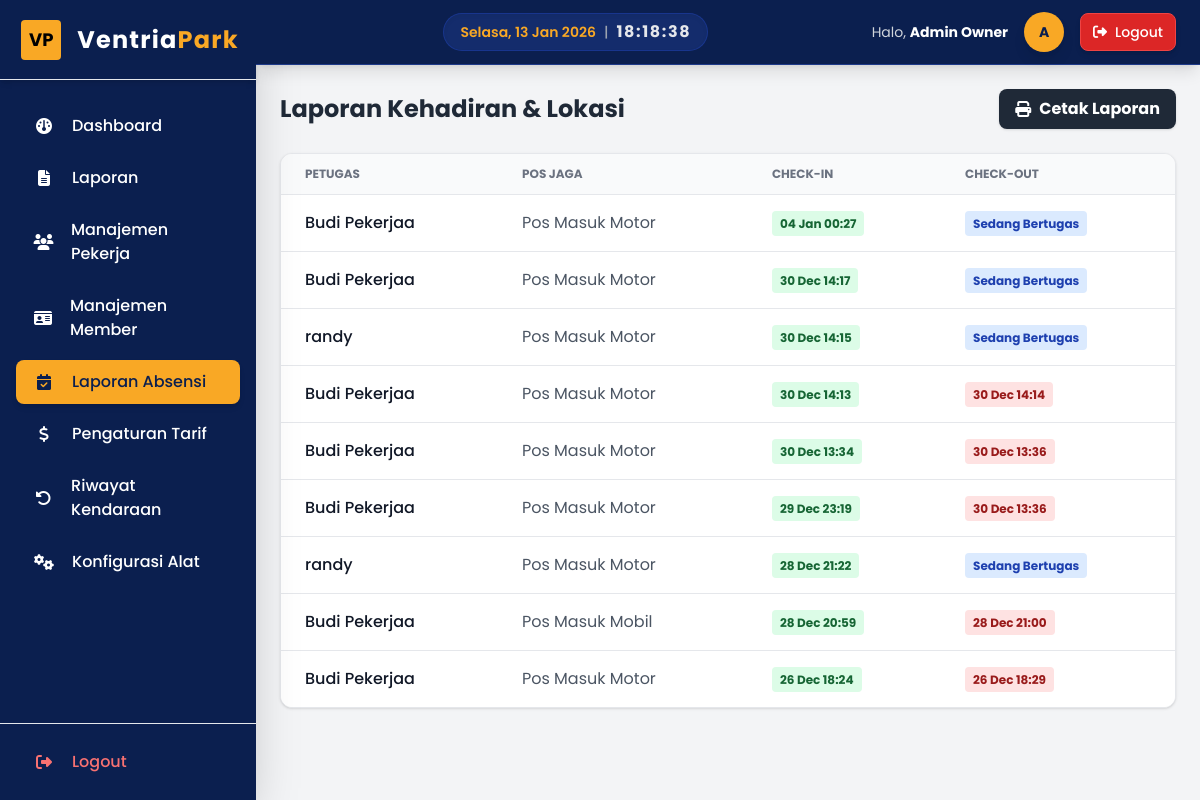
The page /pages/owner/laporan_absensi.php (signed in) on the database its author committed.
### tables this page shows
CREATE TABLE `absensi` (
  `id` int(11) NOT NULL,
  `user_id` int(11) NOT NULL,
  `pos_id` int(11) NOT NULL,
  `waktu_masuk` datetime DEFAULT current_timestamp(),
  `waktu_keluar` datetime DEFAULT NULL,
  `koordinat_masuk` varchar(100) DEFAULT NULL,
  `koordinat_keluar` varchar(100) DEFAULT NULL,
  `status` enum('hadir','pulang') DEFAULT 'hadir'
);

CREATE TABLE `users` (
  `id` int(11) NOT NULL,
  `nama` varchar(100) NOT NULL,
  `np` varchar(50) NOT NULL,
  `password` varchar(255) NOT NULL,
  `role` enum('owner','pekerja') NOT NULL,
  `created_at` datetime DEFAULT current_timestamp(),
  `updated_at` datetime DEFAULT current_timestamp() ON UPDATE current_timestamp(),
  `assigned_pos_id` int(11) DEFAULT NULL
);

CREATE TABLE `pengaturan_sistem` (
  `id` int(11) NOT NULL,
  `nama_pos` varchar(100) DEFAULT 'Pos Utama',
  `nama_instansi` varchar(100) DEFAULT 'RSIA ANANDA MAKASSAR',
  `alamat_instansi` varchar(255) DEFAULT 'Jl. Andi Djemma No.57',
  `footer_struk` varchar(100) DEFAULT 'Terima Kasih',
  `ip_kamera_masuk` varchar(50) DEFAULT '192.168.1.101',
  `ip_kamera_keluar` varchar(50) DEFAULT '192.168.1.102',
  `ip_palang_masuk` varchar(50) DEFAULT '192.168.1.105/open',
  `ip_palang_keluar` varchar(50) DEFAULT '192.168.1.106/open',
  `ip_printer` varchar(50) DEFAULT '192.168.1.200/print',
  `tipe_pos` enum('mobil','motor') DEFAULT 'mobil',
  `latitude` varchar(50) DEFAULT '-6.200000',
  `longitude` varchar(50) DEFAULT '106.816666'
);

### pages/owner/laporan_absensi.php (the view, shortened to what this page needs)
<?php
require_once '../../core/init.php';
$query = "SELECT a.*, u.nama, p.nama_pos
          FROM absensi a
          JOIN users u ON a.user_id = u.id
          JOIN pengaturan_sistem p ON a.pos_id = p.id
          ORDER BY a.waktu_masuk DESC";
$result = $db->query($query);
?>
<?php require_once '../../templates/header_app.php'; ?>
<?php require_once '../../templates/sidebar.php'; ?>
<div class="flex-1 flex flex-col overflow-hidden">
    <?php require_once '../../templates/navbar_app.php'; ?>
    <main class="flex-1 overflow-x-hidden overflow-y-auto bg-gray-100 p-6">
        <div class="container mx-auto max-w-6xl">
            <div class="flex justify-between items-center mb-6">
                <h2 class="text-2xl font-bold text-gray-800">Laporan Kehadiran & Lokasi</h2>
                <a href="cetak_laporan_absensi.php" target="_blank"
                    class="bg-gray-800 hover:bg-gray-900 text-white font-bold py-2 px-4 rounded-lg flex items-center shadow transition hover:-translate-y-0.5">
                    <i class="fas fa-print mr-2"></i> Cetak Laporan
                </a>
            </div>
            <div class="bg-white rounded-xl shadow border border-gray-200 overflow-hidden">
                <table class="min-w-full divide-y divide-gray-200">
                    <thead class="bg-gray-50">
                        <tr>
                            <th class="px-6 py-3 text-left text-xs font-bold text-gray-500 uppercase">Petugas</th>
                            <th class="px-6 py-3 text-left text-xs font-bold text-gray-500 uppercase">Pos Jaga</th>
                            <th class="px-6 py-3 text-left text-xs font-bold text-gray-500 uppercase">Check-In</th>
                            <th class="px-6 py-3 text-left text-xs font-bold text-gray-500 uppercase">Check-Out</th>
                        </tr>
                    </thead>
                    <tbody class="bg-white divide-y divide-gray-200">
                        <?php if ($result && $result->num_rows > 0): ?>
                            <?php while ($row = $result->fetch_assoc()): ?>
                                <tr class="hover:bg-gray-50 transition">
                                    <td class="px-6 py-4 font-medium text-gray-900">
                                        <?php echo htmlspecialchars($row['nama']); ?>
                                    </td>
                                    <td class="px-6 py-4 text-gray-600">
                                        <?php echo htmlspecialchars($row['nama_pos']); ?>
                                    </td>
                                    <td class="px-6 py-4">
                                        <span class="bg-green-100 text-green-800 px-2 py-1 rounded text-xs font-bold">
                                            <?php echo date('d M H:i', strtotime($row['waktu_masuk'])); ?>
                                        </span>
                                    </td>
                                    <td class="px-6 py-4">
                                        <?php if ($row['waktu_keluar']): ?>
                                            <span class="bg-red-100 text-red-800 px-2 py-1 rounded text-xs font-bold">
                                                <?php echo date('d M H:i', strtotime($row['waktu_keluar'])); ?>
                                            </span>
                                        <?php else: ?>
                                            <span class="bg-blue-100 text-blue-800 px-2 py-1 rounded text-xs font-bold animate-pulse">
                                                Sedang Bertugas
                                            </span>
                                        <?php endif; ?>
                                    </td>
                                </tr>
                            <?php endwhile; ?>
                        <?php endif; ?>
                    </tbody>
                </table>
            </div>
        </div>
    </main>
</div>
<?php require_once '../../templates/footer_app.php'; ?>

### rows shown on the page
absensi: user.nama "Budi Pekerjaa", pos.nama_pos "Pos Masuk Motor", waktu_masuk "04 Jan 00:27", shows "Sedang Bertugas"
absensi: user.nama "Budi Pekerjaa", pos.nama_pos "Pos Masuk Motor", waktu_masuk "30 Dec 14:17", shows "Sedang Bertugas"
absensi: user.nama "randy", pos.nama_pos "Pos Masuk Motor", waktu_masuk "30 Dec 14:15", shows "Sedang Bertugas"
absensi: user.nama "Budi Pekerjaa", pos.nama_pos "Pos Masuk Motor", waktu_masuk "30 Dec 14:13", waktu_keluar "30 Dec 14:14"
absensi: user.nama "Budi Pekerjaa", pos.nama_pos "Pos Masuk Motor", waktu_masuk "30 Dec 13:34", waktu_keluar "30 Dec 13:36"
absensi: user.nama "Budi Pekerjaa", pos.nama_pos "Pos Masuk Motor", waktu_masuk "29 Dec 23:19", waktu_keluar "30 Dec 13:36"
absensi: user.nama "randy", pos.nama_pos "Pos Masuk Motor", waktu_masuk "28 Dec 21:22", shows "Sedang Bertugas"
absensi: user.nama "Budi Pekerjaa", pos.nama_pos "Pos Masuk Mobil", waktu_masuk "28 Dec 20:59", waktu_keluar "28 Dec 21:00"
absensi: user.nama "Budi Pekerjaa", pos.nama_pos "Pos Masuk Motor", waktu_masuk "26 Dec 18:24", waktu_keluar "26 Dec 18:29"

### other values the page prints
$user_nama "Admin Owner"
substr($user_nama, 0, 1) "A"
